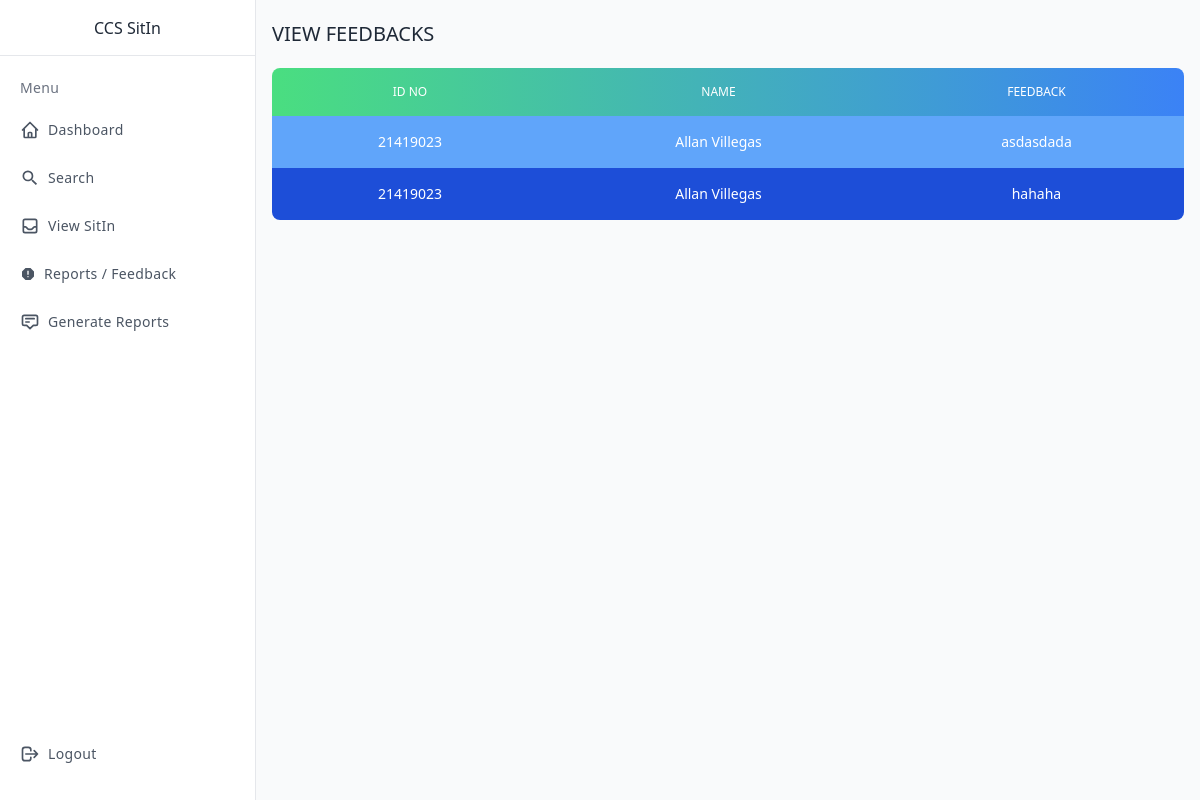
The app's page /admin/reports.php (signed in) with its own data.
### tables this page shows
CREATE TABLE `feedback` (
  `id` int(11) NOT NULL,
  `student_id` int(11) NOT NULL,
  `content` varchar(254) NOT NULL,
  `date_created` datetime NOT NULL
);

CREATE TABLE `student` (
  `id` int(11) NOT NULL,
  `email` varchar(80) NOT NULL,
  `idno` int(20) NOT NULL,
  `fname` varchar(80) NOT NULL,
  `mname` varchar(80) NOT NULL,
  `lname` varchar(80) NOT NULL,
  `age` int(20) NOT NULL,
  `gender` varchar(80) NOT NULL,
  `contact` int(20) NOT NULL,
  `address` varchar(80) NOT NULL,
  `password` varchar(80) NOT NULL,
  `cpassword` varchar(80) NOT NULL,
  `sessions` int(11) DEFAULT 30
);

### admin/reports.php (the view, shortened to what this page needs)
<?php
include(".././config.php");
$students= [];
$query = "SELECT * FROM feedback INNER JOIN student ON student.id = feedback.student_id ";
$result = $con->query($query);
if ($result->num_rows > 0) {
    while($row = $result->fetch_assoc()) {
        $students[] = $row;
    }
}
?>
<!doctype html>
<html>
<head>
  <script src="https://cdn.tailwindcss.com"></script>
  <link rel="stylesheet" href="https://cdn.jsdelivr.net/npm/flatpickr/dist/flatpickr.min.css">
</head>
<body>
<div class="min-h-screen flex  bg-gray-50 text-gray-800">
  <div class="fixed flex flex-col top-0 left-0 w-64 bg-white h-full border-r">
    <div class="flex items-center justify-center h-14 border-b">
      <div>CCS SitIn</div>
    </div>
    <div class="overflow-y-auto overflow-x-hidden flex-grow">
      <ul class="flex flex-col py-4 space-y-1">
        <li class="px-5">
          <div class="flex flex-row items-center h-8">
            <div class="text-sm font-light tracking-wide text-gray-500">Menu</div>
          </div>
        </li>
        <li>
          <a href="home_admin.php" class="relative flex flex-row items-center h-11 focus:outline-none hover:bg-gray-50 text-gray-600 hover:text-gray-800 border-l-4 border-transparent hover:border-indigo-500 pr-6">
            <span class="inline-flex justify-center items-center ml-4">
            </span>
            <span class="ml-2 text-sm tracking-wide truncate">Dashboard</span>
          </a>
        </li>
        <li>
          <a href="search_admin.php" class="relative flex flex-row items-center h-11 focus:outline-none hover:bg-gray-50 text-gray-600 hover:text-gray-800 border-l-4 border-transparent hover:border-indigo-500 pr-6">
            <span class="inline-flex justify-center items-center ml-4">
                <svg xmlns="http://www.w3.org/2000/svg" class="w-5 h-5" viewBox="0 0 24 24"><path fill="currentColor" d="M15.5 14h-.79l-.28-.27A6.471 6.471 0 0 0 16 9.5A6.5 6.5 0 1 0 9.5 16c1.61 0 3.09-.59 4.23-1.57l.27.28v.79l5 4.99L20.49 19zm-6 0C7.01 14 5 11.99 5 9.5S7.01 5 9.5 5S14 7.01 14 9.5S11.99 14 9.5 14"/></svg>
            </span>
            <span class="ml-2 text-sm tracking-wide truncate">Search</span>
          </a>
        </li>
        <li>
          <a href="view_admin.php" class="relative flex flex-row items-center h-11 focus:outline-none hover:bg-gray-50 text-gray-600 hover:text-gray-800 border-l-4 border-transparent hover:border-indigo-500 pr-6">
            <span class="inline-flex justify-center items-center ml-4">
            </span>
            <span class="ml-2 text-sm tracking-wide truncate">View SitIn</span>
          </a>
        </li>
           <li>
          <a href="reports.php" class="relative flex flex-row items-center h-11 focus:outline-none hover:bg-gray-50 text-gray-600 hover:text-gray-800 border-l-4 border-transparent hover:border-indigo-500 pr-6">
            <span class="inline-flex justify-center items-center ml-4">
              <svg xmlns="http://www.w3.org/2000/svg" width="1em" height="1em" viewBox="0 0 24 24"><path fill="currentColor" d="M12 17q.425 0 .713-.288T13 16t-.288-.712T12 15t-.712.288T11 16t.288.713T12 17m-1-4h2V7h-2zm-2.75 8L3 15.75v-7.5L8.25 3h7.5L21 8.25v7.5L15.75 21z"/></svg>
            </span>
            <span class="ml-2 text-sm tracking-wide truncate">Reports / Feedback</span>
          </a>
        </li>
        <li>
          <a href="report_admin.php" class="relative flex flex-row items-center h-11 focus:outline-none hover:bg-gray-50 text-gray-600 hover:text-gray-800 border-l-4 border-transparent hover:border-indigo-500 pr-6">
            <span class="inline-flex justify-center items-center ml-4">
              <svg class="w-5 h-5" fill="none" stroke="currentColor" viewBox="0 0 24 24" xmlns="http://www.w3.org/2000/svg"><path stroke-linecap="round" stroke-linejoin="round" stroke-width="2" d="M7 8h10M7 12h4m1 8l-4-4H5a2 2 0 01-2-2V6a2 2 0 012-2h14a2 2 0 012 2v8a2 2 0 01-2 2h-3l-4 4z"></path></svg>
            </span>
            <span class="ml-2 text-sm tracking-wide truncate">Generate Reports</span>
          </a>
        </li>
        <li>
          <a href="logout.php" class="mt-96 relative flex flex-row items-center h-11 focus:outline-none hover:bg-gray-50 text-gray-600 hover:text-gray-800 border-l-4 border-transparent hover:border-indigo-500 pr-6">
            <span class="inline-flex justify-center items-center ml-4">
              <svg class="w-5 h-5" fill="none" stroke="currentColor" viewBox="0 0 24 24" xmlns="http://www.w3.org/2000/svg"><path stroke-linecap="round" stroke-linejoin="round" stroke-width="2" d="M17 16l4-4m0 0l-4-4m4 4H7m6 4v1a3 3 0 01-3 3H6a3 3 0 01-3-3V7a3 3 0 013-3h4a3 3 0 013 3v1"></path></svg>
            </span>
            <span class="ml-2 text-sm tracking-wide truncate">Logout</span>
          </a>
        </li>
      </ul>
    </div>
  </div>
  <div class="flex-1 p-4 lg:ml-64  lg:pt-5">
    <h1 class="text-xl">VIEW FEEDBACKS</h1>
     <table class="mt-5 w-full text-sm text-left rtl:text-right text-white rounded-lg overflow-hidden">
                <thead class="text-xs bg-gradient-to-r from-green-400 to-blue-500 uppercase rounded-md">
                    <tr>
                        <th class="border px-4 py-4 font-medium border-none text-center font-bold">ID NO
                        </th>
                        <th class="border px-4 py-4 font-medium border-none  text-center">NAME</th>
                        <th class="border px-4 py-4 font-medium border-none  text-center">FEEDBACK</th>
                    </tr>
                </thead>
                <tbody id="tbody" class="relative">
                <?php
            foreach ($students as $student) {
                   echo '<tr class="odd:bg-blue-400 bg-blue-700">
                                <td class="border px-4 py-4 border-none text-center text-xs md:text-sm text-white">'.$student['idno'].'</td>
                                <td class="border px-4 py-4 border-none text-center text-xs md:text-sm text-white">'.$student['fname'].' '.$student['lname'].'</td>
                                <td class="border px-4 py-4 border-none text-center text-xs md:text-sm text-white">'.$student['content'].'</td>
                               </tr>';
                }
            ?>
                </tbody>
            </table>
  </div>
</div>
</body>
</html>

### records on screen
feedback: student.idno "21419023", student.fname "Allan", student.lname "Villegas", content "asdasdada"
feedback: student.idno "21419023", student.fname "Allan", student.lname "Villegas", content "hahaha"
